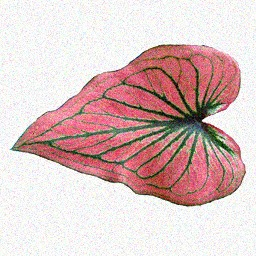
#> input picture datatest/11-103-filter.jpg, 256 x 256 px
$ python -i GetImageFeature.py   (imports and definitions only)
#> lines starting #> are read from the running program, lines starting #| are printed output that depends on the picture; after the words box and inside, x2 and y2 are one past the last pixel; in counts of white or black regions, pixels touching at a corner belong together
#> further down, picture is the input picture: shape (256, 256, 3); mean B, G, R 194.5, 195.2, 219.8
import cv2 as cv
import numpy as np


def getImageFeature(imagePath, colorBins):
    img = cv.resize(cv.imread(imagePath), (255, 255))
    hog = getImageTexture(img)
    hisColor = getImageColor(img, colorBins)
    feature = np.concatenate((hisColor, hog), axis=None)
    return feature


def getImageTexture(image):
    grayImage = cv.cvtColor(image, cv.COLOR_BGR2GRAY)
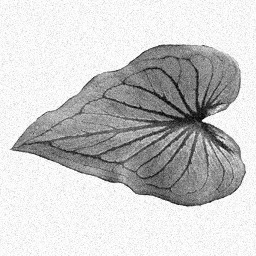
#> grayImage: shape (256, 256); min 2, max 255, mean 202.5
    filterImage = _imageFilter(grayImage)
    hog = np.array(_getHOGData(filterImage)).flatten()
    return hog


def getImageColor(image, colorBins):
    # Denoising image by Non-Local Means filter
    blur = cv.fastNlMeansDenoisingColored(image, None, 3, 3, 7, 21)
    # Select hue from image.
    h, _, _ = cv.split(cv.cvtColor(blur, cv.COLOR_BGR2HSV))
    # Change h data to 1d array.
    hue = np.array(h).flatten()
    # Create counting array of hue value.
    counts, _ = np.histogram(hue, colorBins)
    nCounts = _normalize(counts, 0, 1)
    return nCounts


def _imageFilter(grayImage):
    # Gaussian filter.
    blur = cv.GaussianBlur(grayImage, (5, 5), 0)
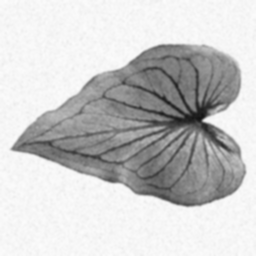
#> blur: shape (256, 256); min 19, max 252, mean 202.5
    # Change image to binary.
    _, thresh1 = cv.threshold(blur, 135, 255, cv.THRESH_BINARY)
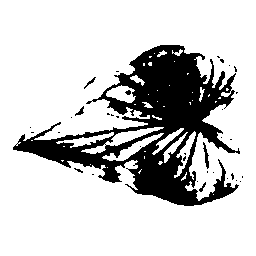
#> thresh1: shape (256, 256); 79.5% white; 35 black regions (29 under 20 px), largest, box (x1, y1, x2, y2) and area: (13, 45, 240, 206) 13126, (203, 142, 209, 169) 73, (75, 106, 84, 116) 36, (84, 77, 96, 89) 33, (199, 182, 206, 192) 26, (125, 90, 131, 95) 21
    # Sobel filter for texture.
    filtY = np.array([[1, 0, -1], [2, 0, -2], [1, 0, -1]])
    filtX = np.array([[1, 2, 1], [0, 0, 0], [-1, -2, -1]])
    outX = cv.filter2D(thresh1, -1, filtX, borderType=0)/255
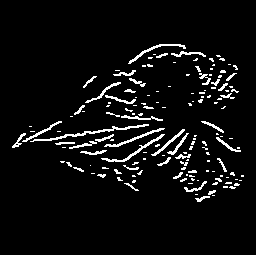
#> outX: shape (256, 256) float64; values 0 (black) and 1 (white), 5.9% white in thin lines or dots, all inside (x1, y1, x2, y2) = (0, 44, 256, 256)
    outY = cv.filter2D(thresh1, -1, filtY, borderType=0)/255
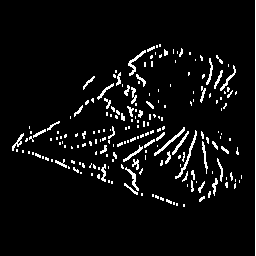
#> outY: shape (256, 256) float64; values 0 (black) and 1 (white), 5.6% white in thin lines or dots
    out = np.sqrt((outX**2)+(outY**2))
    # Closing filter.
    filt = np.ones((5, 5))
    outC = cv.morphologyEx(out, cv.MORPH_CLOSE, filt)
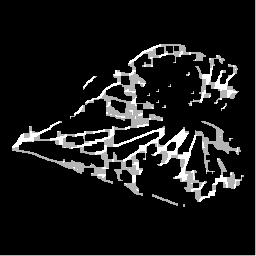
#> outC: shape (256, 256) float64; min 0, max 1.41, mean 0.142; drawn with min black and max white

    return outC


def _getHOGData(image):
    cv_img = image.astype(np.uint8)
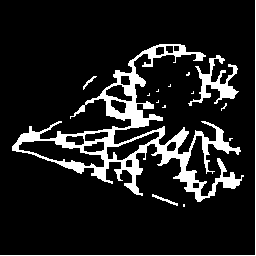
#> cv_img: shape (256, 256); values 0 (black) and 1 (white), 12.4% white; 15 white regions (10 under 20 px), largest, box (x1, y1, x2, y2) and area: (12, 44, 244, 202) 6654, (188, 55, 239, 106) 799, (0, 0, 256, 256) 511, (152, 194, 178, 206) 72, (83, 76, 97, 90) 44
    # Setting HOG params.
    winSize = (64, 64)
    blockSize = (16, 16)
    blockStride = (8, 8)
    cellSize = (8, 8)
    nbins = 9
    derivAperture = 1
    winSigma = 4.
    histogramNormType = 0
    L2HysThreshold = 2.0000000000000001e-01
    gammaCorrection = 0
    nlevels = 64
    hog = cv.HOGDescriptor(
        winSize,
        blockSize,
        blockStride,
        cellSize,
        nbins,
        derivAperture,
        winSigma,
        histogramNormType,
        L2HysThreshold,
        gammaCorrection,
        nlevels
    )
    winStride = (8, 8)
    padding = (8, 8)
    locations = ((10, 20),)
    hist = hog.compute(cv_img, winStride, padding, locations)
#> hist = 1764 values from 0 to 0
    return hist


def _normalize(arr, t_min, t_max):
    norm_arr = []
    diff = t_max - t_min
    diff_arr = max(arr) - min(arr)
    for i in arr:
        temp = (((i - min(arr))*diff)/diff_arr) + t_min
        norm_arr.append(temp)
    return norm_arr


def createBins(bins, max):
    myBins = []
    for i in range(0, bins+1):
        myBins.append((i * (max//bins)))
    return myBins

>>> import cv2
>>> picture = cv2.imread('datatest/11-103-filter.jpg')
>>> result = getImageTexture(picture)
#> result = 1764 values from 0 to 0

$ run again, on datatest/8-73-filter.jpg
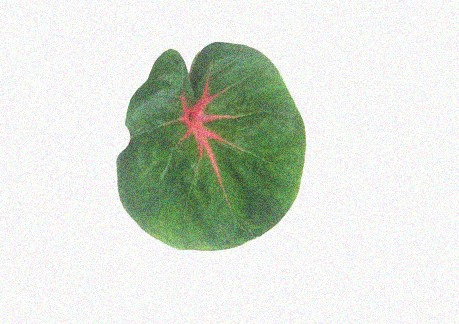
#> input picture datatest/8-73-filter.jpg, 459 x 324 px
#> picture is the input picture: shape (324, 459, 3); mean B, G, R 213.3, 222.9, 216.6
#> in _imageFilter, `_, thresh1 = cv.threshold(blur, 135, 255, cv.THRESH_BINARY)`:
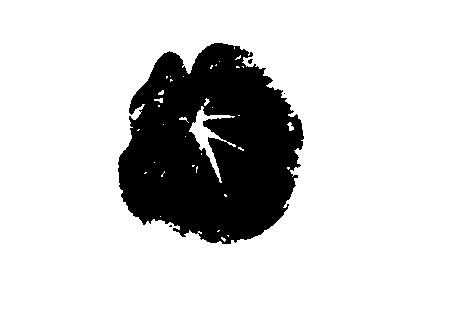
#> thresh1: shape (324, 459); 82.2% white; 4 black regions (3 under 20 px), largest, box (x1, y1, x2, y2) and area: (118, 43, 304, 244) 26381
#> outX: shape (324, 459) float64; values 0 (black) and 1 (white), 1.5% white in thin lines or dots, all inside (x1, y1, x2, y2) = (0, 42, 459, 324)
#> outY: shape (324, 459) float64; values 0 (black) and 1 (white), 1.4% white in thin lines or dots, all inside (x1, y1, x2, y2) = (117, 0, 459, 324)
#> in _getHOGData, `cv_img = image.astype(np.uint8)`:
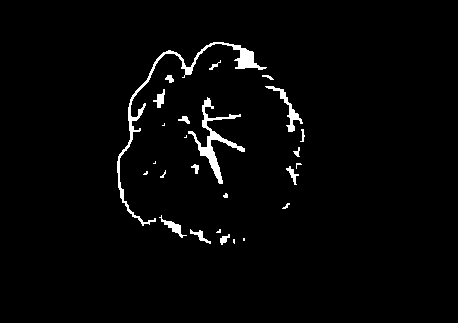
#> cv_img: shape (324, 459); values 0 (black) and 1 (white), 2.9% white; 27 white regions (10 under 20 px), largest, box (x1, y1, x2, y2) and area: (117, 42, 267, 226) 1365, (188, 97, 245, 184) 892, (0, 0, 459, 324) 782
#> hist = 1764 values from 0 to 0
